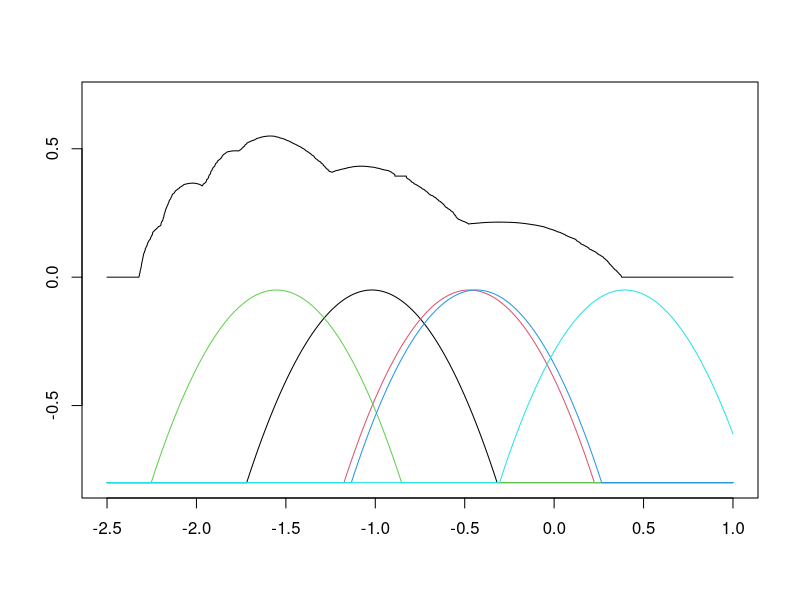

Recreate this plot in R.
##### COP120 yafei.xu@hu - berlin.de

# data set is in the pool https://github.com/YafeiXu/CAMquantlet
# replace the path of the working directory if necessary
setwd("C:/R")
d = read.csv("dax140624.csv") # pls download the pertinent data set.
DateInput = as.Date(d[,  1])
numOfDate = as.numeric(as.Date(c(DateInput)))
newDF = data.frame(d, numOfDate)
Pt = newDF[, 2]
P1 = Pt[ - length(Pt)]
P2 = Pt[ - 1]
DAXreturn = log(P1) - log(P2)
DAXreturn = DAXreturn * 100
r = DAXreturn

# EPA kernel function
kF = function(u){
.75 * (1 - u^2) * ifelse(abs(u) <= 1, 1, 0) 
}

# Epanechnikov kernel density estimator
fhat = function(x, h){
(1/(5 * h)) * (kF((x + .475)/h) + kF((x + 1.553)/h) + kF((x + .434)/h) + kF((x + 1.019)/h) + kF((x - .395)/h))
}
fhatOnDaxReturn = fhat(sort(r), .7)

# 5 epa
n1 = kF((seq( - 2.5,  1,  length.out = length(r)) + 1.019)/.7) - .8
n2 = kF((seq( - 2.5,  1,  length.out = length(r)) + .475)/.7) - .8
n3 = kF((seq( - 2.5,  1,  length.out = length(r)) + 1.553)/.7) - .8
n4 = kF((seq( - 2.5,  1,  length.out = length(r)) + .434)/.7) - .8
n5 = kF((seq( - 2.5,  1,  length.out = length(r)) - 0.395)/.7) - .8

# do plot
plot(seq( - 2.5,  1,  length.out = length(r)),  seq( - .8,  .7,  length.out = length(r)),  col = "White", xlab = "", ylab = "")
lines(seq( - 2.5,  1,  length.out = length(r)),  fhatOnDaxReturn, type = "l")
lines(seq( - 2.5,  1,  length.out = length(r)),  n1,  col = 1)
lines(seq( - 2.5,  1,  length.out = length(r)),  n2,  col = 2)
lines(seq( - 2.5,  1,  length.out = length(r)),  n3,  col = 3)
lines(seq( - 2.5,  1,  length.out = length(r)),  n4,  col = 4)
lines(seq( - 2.5,  1,  length.out = length(r)),  n5,  col = 5)